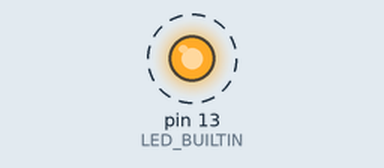
Bench run of a sketch on a simulated Arduino Nano, built with avr-gcc and run on an emulated ATmega328P. Shown: output pins drawn as LEDs (lit = HIGH). Dashed ring = blinking. What the sketch prints to the serial monitor is not drawn.

Above: at 0.12 s.
Timing chart, 0 to 3.0 s (numbered marks = the images above):
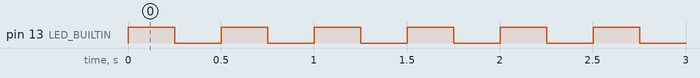

The sketch:

EraseSettings.ino
```cpp
// EraseSettings - testing tool for the Teensy 4.1 and Nano rate modules.
// Sets the whole EEPROM to 0xFF (blank), then blinks the LED fast.
// Flash the rate firmware again afterwards: the board starts as new
// (ID 25, default settings, no label; a Nano also makes a new MAC).
#include <EEPROM.h>

void setup()
{
	pinMode(LED_BUILTIN, OUTPUT);
	Serial.begin(38400);
	for (int i = 0; i < (int)EEPROM.length(); i++)
	{
		if (EEPROM.read(i) != 0xFF) EEPROM.write(i, 0xFF);   // skip cells already blank
	}
	Serial.println("EEPROM erased. Flash the rate firmware.");
}

void loop()
{
	digitalWrite(LED_BUILTIN, !digitalRead(LED_BUILTIN));
	delay(250);
}
```

Measured:
- by itself, pin 13 (LED_BUILTIN): alternates HIGH for 0.25 s and LOW for 0.25 s
